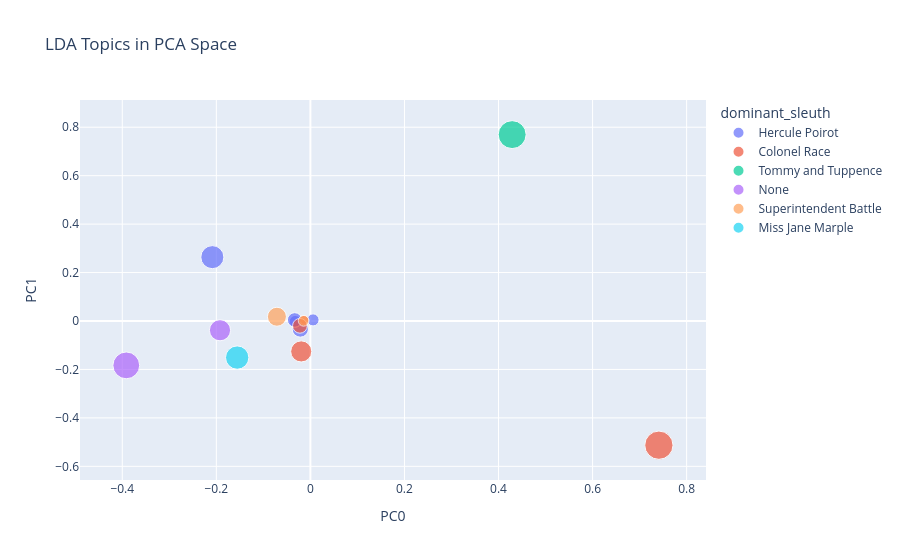

Notebook code cell kept with this figure:
### Code cell
# plot
px.scatter(
    topic_coords,
    x='PC0', y='PC1',
    size='mean_weight',
    color='dominant_sleuth',
    hover_name=topic_coords.index,
    hover_data=['top_terms'],
    title='LDA Topics in PCA Space'
)

### Figure 1 — Plotly figure (JSON) as saved in the notebook; plotly's stock layout.template omitted (floating-point values rounded to 4 significant figures)
{"data": [{"customdata": [["inspector window sir doctor table friend evening minutes question chair"], ["father millionaire secretary daughter train jewels girl lady sir car"], ["death doctor years mistress friend sir money husband manner world"], ["police car friend lady wife men sir inspector ami road"], ["sir friend key paper coffee letter mistress window evidence crime"]], "hovertemplate": "<b>%{hovertext}</b><br><br>dominant_sleuth=Hercule Poirot<br>PC0=%{x}<br>PC1=%{y}<br>mean_weight=%{marker.size}<br>top_terms=%{customdata[0]}<extra></extra>", "hovertext": [0.0, 2.0, 8.0, 9.0, 14.0], "legendgroup": "Hercule Poirot", "marker": {"color": "#636efa", "size": [0.09174, 0.0458, 0.02391, 0.03662, 0.02511], "sizemode": "area", "sizeref": 0.0003443, "symbol": "circle"}, "mode": "markers", "name": "Hercule Poirot", "orientation": "v", "showlegend": true, "type": "scatter", "x": [-0.2085, -0.02147, -0.0323, -0.03339, 0.005655], "xaxis": "x", "y": [0.2636, -0.03305, -0.001235, 0.004259, 0.004499], "yaxis": "y"}, {"customdata": [["friend word girl car letter train manner fellow hands window"], ["music darling love doctor suit point diamonds minutes men meeting"], ["train music compartment story love years world diamonds money race"], ["cabin deck evidence prisoner friend coffee strychnine paper point murder"]], "hovertemplate": "<b>%{hovertext}</b><br><br>dominant_sleuth=Colonel Race<br>PC0=%{x}<br>PC1=%{y}<br>mean_weight=%{marker.size}<br>top_terms=%{customdata[0]}<extra></extra>", "hovertext": [1.0, 5.0, 6.0, 10.0], "legendgroup": "Colonel Race", "marker": {"color": "#EF553B", "size": [0.1377, 0.01412, 0.07676, 0.03744], "sizemode": "area", "sizeref": 0.0003443, "symbol": "circle"}, "mode": "markers", "name": "Colonel Race", "orientation": "v", "showlegend": true, "type": "scatter", "x": [0.741, -0.01319, -0.01953, -0.02228], "xaxis": "x", "y": [-0.5127, 0.004578, -0.1256, -0.01988], "yaxis": "y"}, {"customdata": [["girl doctor table minutes friend lady bed window floor end"]], "hovertemplate": "<b>%{hovertext}</b><br><br>dominant_sleuth=Tommy and Tuppence<br>PC0=%{x}<br>PC1=%{y}<br>mean_weight=%{marker.size}<br>top_terms=%{customdata[0]}<extra></extra>", "hovertext": [3.0], "legendgroup": "Tommy and Tuppence", "marker": {"color": "#00cc96", "size": [0.1344], "sizemode": "area", "sizeref": 0.0003443, "symbol": "circle"}, "mode": "markers", "name": "Tommy and Tuppence", "orientation": "v", "showlegend": true, "type": "scatter", "x": [0.429], "xaxis": "x", "y": [0.7695], "yaxis": "y"}, {"customdata": [["girl mother money boy sister years love child letter father"], ["boy father lot years mother bit girl lady sort word"]], "hovertemplate": "<b>%{hovertext}</b><br><br>dominant_sleuth=None<br>PC0=%{x}<br>PC1=%{y}<br>mean_weight=%{marker.size}<br>top_terms=%{customdata[0]}<extra></extra>", "hovertext": [4.0, 11.0], "legendgroup": "None", "marker": {"color": "#ab63fa", "size": [0.07717, 0.1236], "sizemode": "area", "sizeref": 0.0003443, "symbol": "circle"}, "mode": "markers", "name": "None", "orientation": "v", "showlegend": true, "type": "scatter", "x": [-0.1922, -0.3915], "xaxis": "x", "y": [-0.03815, -0.1832], "yaxis": "y"}, {"customdata": [["clocks oclock strychnine bed evidence alarm sound clock servants inquest"], ["chimneys letters business memoirs gentleman work bundle party hotel manuscript"]], "hovertemplate": "<b>%{hovertext}</b><br><br>dominant_sleuth=Superintendent Battle<br>PC0=%{x}<br>PC1=%{y}<br>mean_weight=%{marker.size}<br>top_terms=%{customdata[0]}<extra></extra>", "hovertext": [7.0, 12.0], "legendgroup": "Superintendent Battle", "marker": {"color": "#FFA15A", "size": [0.01972, 0.06225], "sizemode": "area", "sizeref": 0.0003443, "symbol": "circle"}, "mode": "markers", "name": "Superintendent Battle", "orientation": "v", "showlegend": true, "type": "scatter", "x": [-0.01439, -0.07119], "xaxis": "x", "y": [0.0008, 0.01759], "yaxis": "y"}, {"customdata": [["murder crime body magistrate police inspector window husband point murderer"]], "hovertemplate": "<b>%{hovertext}</b><br><br>dominant_sleuth=Miss Jane Marple<br>PC0=%{x}<br>PC1=%{y}<br>mean_weight=%{marker.size}<br>top_terms=%{customdata[0]}<extra></extra>", "hovertext": [13.0], "legendgroup": "Miss Jane Marple", "marker": {"color": "#19d3f3", "size": [0.09376], "sizemode": "area", "sizeref": 0.0003443, "symbol": "circle"}, "mode": "markers", "name": "Miss Jane Marple", "orientation": "v", "showlegend": true, "type": "scatter", "x": [-0.1557], "xaxis": "x", "y": [-0.151], "yaxis": "y"}], "layout": {"legend": {"itemsizing": "constant", "title": {"text": "dominant_sleuth"}, "tracegroupgap": 0}, "title": {"text": "LDA Topics in PCA Space"}, "xaxis": {"anchor": "y", "domain": [0, 1], "title": {"text": "PC0"}}, "yaxis": {"anchor": "x", "domain": [0, 1], "title": {"text": "PC1"}}}}
